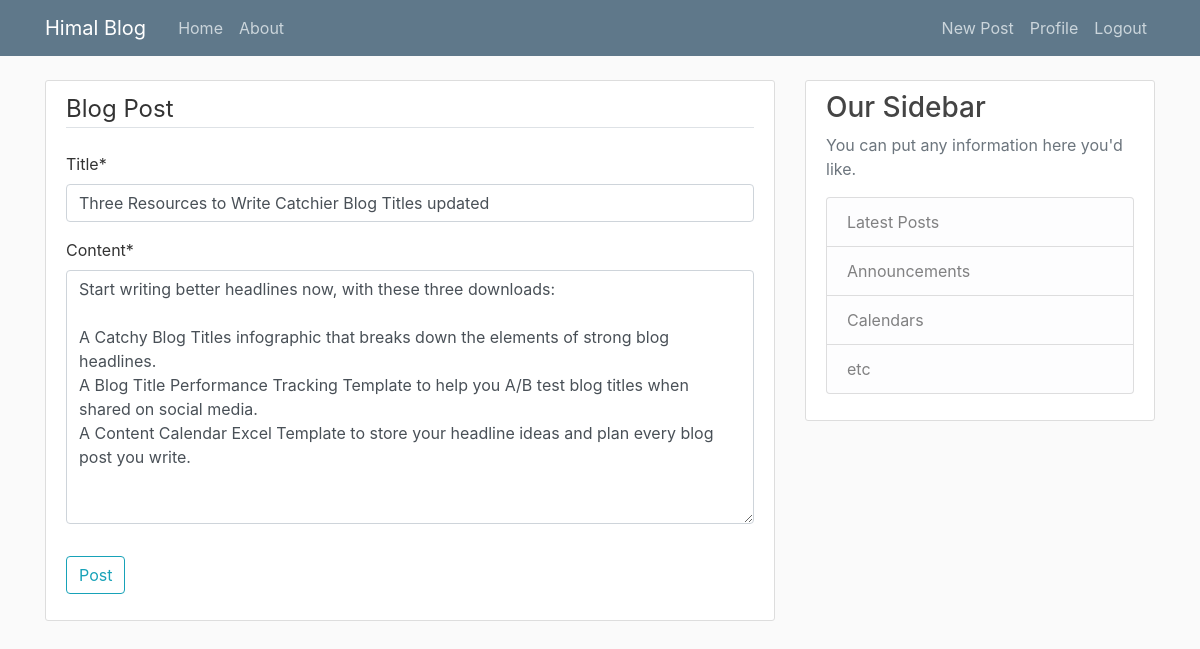
Screenshot of /post/5/update (signed in) with the database file from the repository.
### blog/models.py (models this page shows, shortened)
class Post(models.Model):
    title = models.CharField(max_length=100)
    content = models.TextField()
    date_posted = models.DateTimeField(default=timezone.now)
    author= models.ForeignKey(User,on_delete=models.CASCADE)

### blog/views.py (the view, shortened to what this page needs)
# urls.py: path('post/<int:pk>/update',PostUpdateView.as_view(),name='post-update'),
class PostUpdateView(LoginRequiredMixin,UserPassesTestMixin,UpdateView):
    model = Post
    fields = ['title','content']
    def test_func(self):
        post = self.get_object()
        if self.request.user == post.author:
            return True
        return False

### blog/templates/blog/post_form.html (shortened to what this page needs)
{% extends "blog/base.html" %}
{% load crispy_forms_tags %}
{% block content %}
    <div class="content-section">
        <form method="POST">
            <fieldset class="form-group">
                <legend class="border-bottom mb-4">Blog Post</legend>
                {{ form|crispy}}
            </fieldset>
            <div class="form-group">
                <button class="btn btn-outline-info" type="submit">Post</button>
            </div>
        </form>
    </div>
{% endblock content %}

### blog/static/blog/main.css (style rules this page uses)
body { background: #fafafa; color: #333333; margin-top: 5rem; }
.content-section { background: #ffffff; padding: 10px 20px; border: 1px solid #dddddd; border-radius: 3px; margin-bottom: 20px; }

### rows the page displays
Post: title "Three Resources to Write Catchier Blog Titles updated", content "Start writing better headlines now, with these three downloads: A Catchy Blog Titles infographic that breaks down the elements of strong blog headlines. A Blog Title Performance Tracking Template to help you A/B test blog titles when shared on social media. A Content Calendar Excel Template to store your headline ideas and plan every blog post you write."
